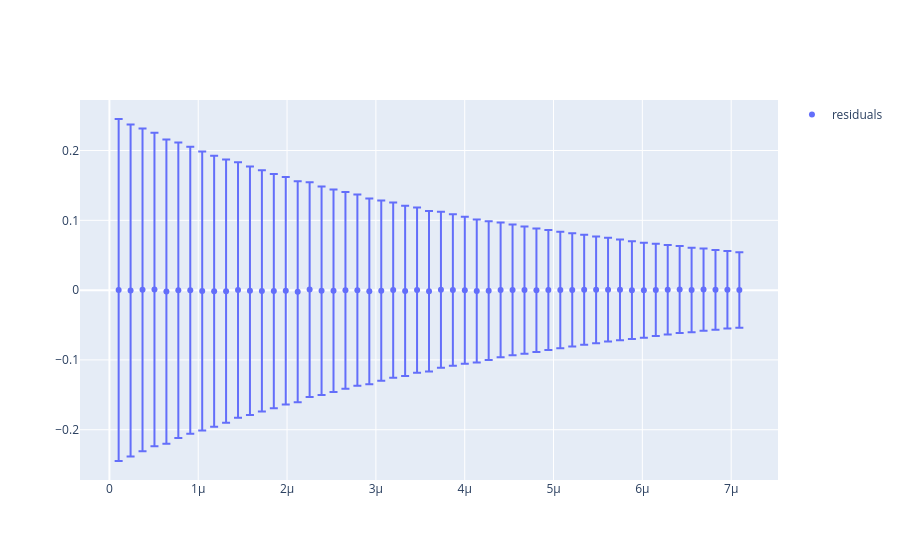

The cell this chart's notebook holds for it:
### Code cell
# ho provato a vedere come fossero gli errori poissoniani usando i risultati dell'interpolazione come base

res = count/len(data_refact) - y_fit
res_ideal = count/len(data_refact) - y_ideal_fit

fig = go.Figure()
fig.add_trace(go.Scatter(x=x_fit, y=res, mode='markers', error_y=dict(array=np.sqrt(y_fit)), name='residuals'))
print(np.sqrt(y_fit))
fig.show()
